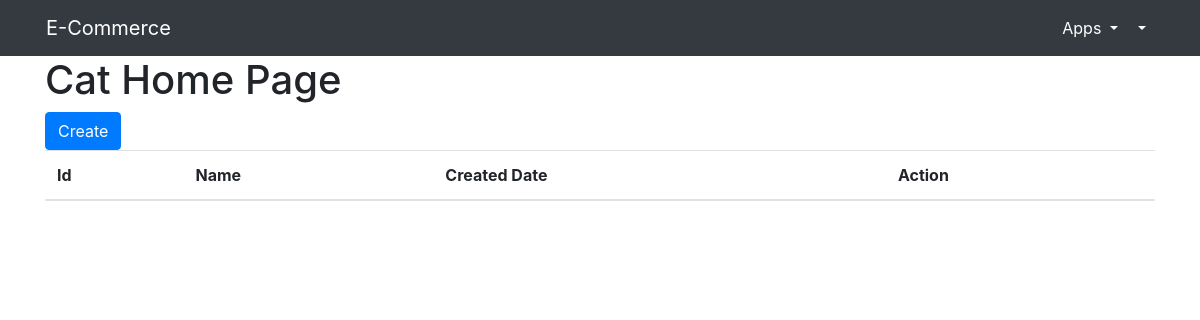
Before: / with the older database file.
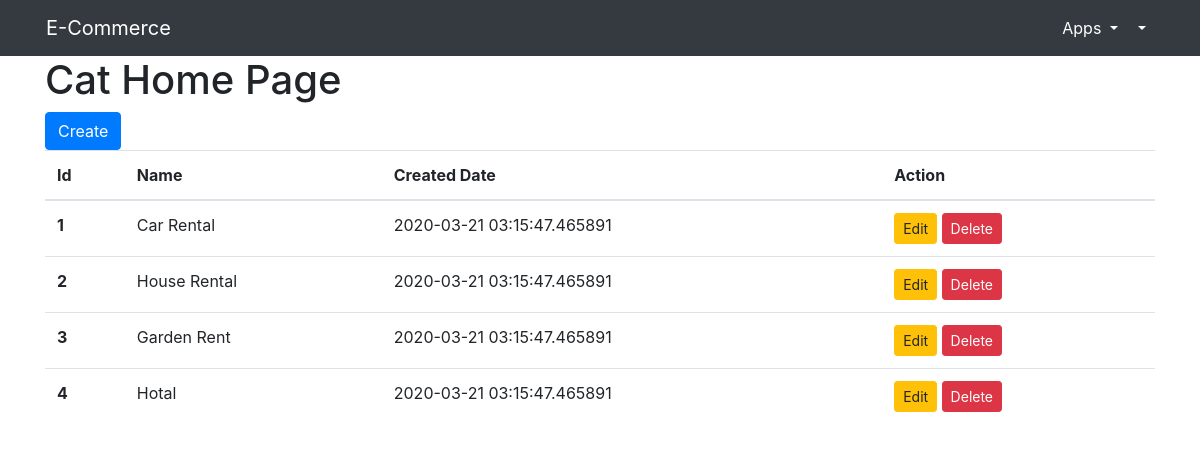
After: the same page with the newer database file.
### app.py (models this page shows)
class Category(db.Model):
    id = db.Column(db.Integer,primary_key=True)
    name = db.Column(db.String(200),nullable=False)
    created_at = db.Column(db.DateTime,default=datetime.utcnow())

### app.py (the view)
@app.route('/')
def catHome():
    cats = Category.query.all()
    context = {
        "title":"Cat Home page",
        "cats":cats
    }
    return render_template('cat_home.html',context=context)

### templates/cat_home.html
{% extends 'base.html' %}
{% block content %}
<div class="container">
    <div class="">
        <h1>Cat Home Page</h1>
        <a href="{{url_for('catCreate')}}" class="btn btn-primary">Create</a>
        <table class="table">
            <thead>
              <tr>
                <th scope="col">Id</th>
                <th scope="col">Name</th>
                <th scope="col">Created Date</th>
                <th scope="col">Action</th>
              </tr>
            </thead>
            <tbody>
          {%for cat in context.cats%}
              <tr>
                <th scope="row">{{cat.id}}</th>
                <td>{{cat.name}}</td>
                <td>{{cat.created_at}}</td>
                <td>
                    <a href="{{url_for('catEdit',id=cat.id)}}" class="btn btn-sm btn-warning">Edit</a>
                    <a href="{{url_for('catDelete',id=cat.id)}}" class="btn btn-sm btn-danger">Delete</a>
                </td>
              </tr>
            {% endfor %}
            </tbody>
          </table>
    </div>
</div>
{% endblock %}

Changed rows visible on the page:
added Category: id "1", name "Car Rental", created_at "2020-03-21 03:15:47.465891"
added Category: id "2", name "House Rental", created_at "2020-03-21 03:15:47.465891"
added Category: id "3", name "Garden Rent", created_at "2020-03-21 03:15:47.465891"
added Category: id "4", name "Hotal", created_at "2020-03-21 03:15:47.465891"
